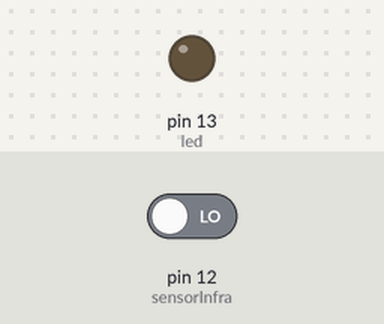
The sketch below on a simulated Arduino Uno, built with avr-gcc and run on an emulated ATmega328P. Shown: output pins drawn as LEDs (lit = HIGH). The test bench sets the inputs (shaded band); at power-on: pin 12 (sensorInfra) LOW.

Above: at 1.2 s.
1.3 s: pin 12 (sensorInfra) driven HIGH
At 2.5 s:
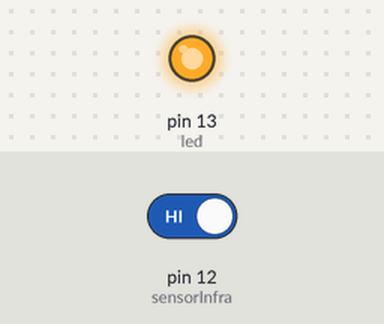
2.8 s: pin 12 (sensorInfra) driven LOW
At 3.8 s:
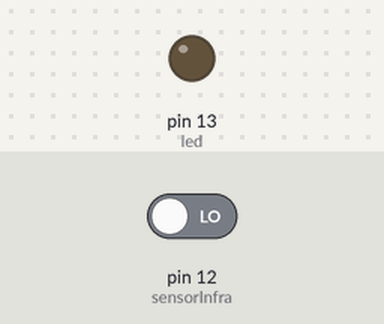
Timing chart, 0 to 5.8 s (numbered marks = the images above; inputs shaded):
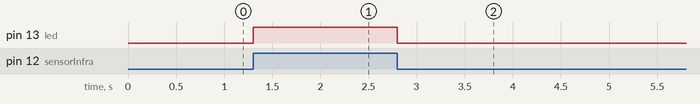

Measured:
- after the input at 1.3 s, pin 13 (led): LOW → HIGH at once
- after the input at 2.8 s, pin 13 (led): HIGH → LOW at once

The sketch:

miercoles1.ino
```cpp
// miercoles1.ino
#define led 13
#define sensorInfra 12

void setup() {
    pinMode(led, OUTPUT);
    pinMode(sensorInfra, INPUT);
    // pinMode(sensorInfra, INPUT_PULLUP);
}

void loop() {
    // se o fototransistor estiver em modo de corte (feixe interrompido)
    if(digitalRead(sensorInfra)){
        digitalWrite(led, HIGH);
    }else{ // se o fototransistor estiver em modo de saturacao (feixe ativo)
        digitalWrite(led, LOW);
    }
}
```
